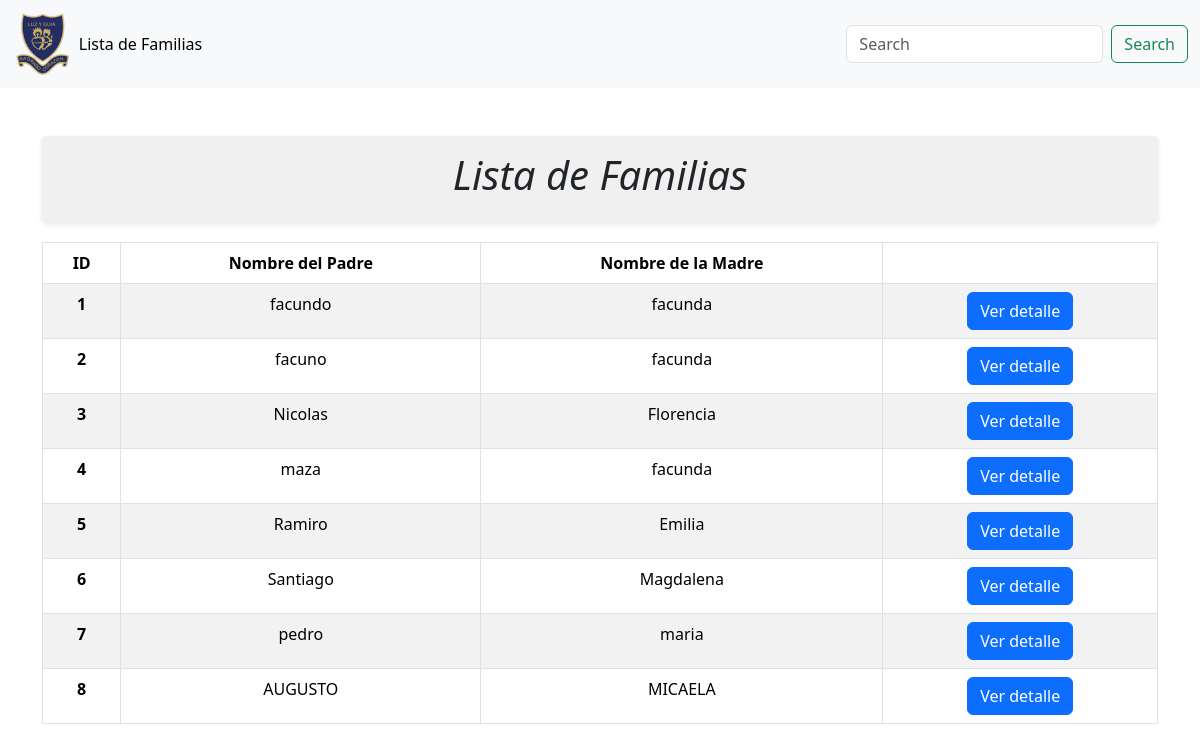
/familias/, run on the app's committed database.
### colegio/models.py (models this page shows, shortened)
class Familias(models.Model):
    id = models.AutoField(primary_key=True)
    nombre_papa = models.CharField(max_length=255)
    apellido_papa = models.CharField(max_length=255)
    dni_padre = models.CharField(max_length=255)
    domicilio_papa = models.CharField(max_length=255)
    domicilio_laboral_papa = models.CharField(max_length=255)
    telofono_fijo = models.IntegerField()
    celular_papa = models.CharField(max_length=255)
    ocupacion_papa = models.CharField(max_length=255)
    email_papa = models.CharField(max_length=255)
    nombre_mama = models.CharField(max_length=255)
    apellido_mama = models.CharField(max_length=255)
    dni_mama = models.CharField(max_length=255)
    domicilio_mama = models.CharField(max_length=255)
    domicilio_laboral_papa = models.CharField(max_length=255)
    celular_mama = models.CharField(max_length=255)
    telofono_fijo = models.IntegerField(default='00')
    ocupacion_mama = models.CharField(max_length=255)
    email_mama = models.CharField(max_length=255)
    fecha_creacion = models.DateTimeField(default=timezone.now)
    fecha_modificacion = models.DateTimeField(default=timezone.now)

### colegio/views.py (the view)
# urls.py: path('familias/', views.familias, name= "familias"), #MOSTRARFAMILIAS
def familias(request):
    familia = Familias.objects.all()
    return render(request, "familias.html", {'familia': familia})

### templates/familias.html (shortened to what this page needs)
{% load static %}
<!DOCTYPE html>
<html lang="en">
<head>
    <link href="https://cdn.jsdelivr.net/npm/bootstrap@5.3.3/dist/css/bootstrap.min.css" rel="stylesheet">
    <link rel="stylesheet" href="https://cdn.jsdelivr.net/npm/bootstrap-icons@1.11.3/font/bootstrap-icons.min.css">
</head>
<body>
    <header>
        <nav class="navbar navbar-expand-lg bg-body-tertiary">
            <div class="container-fluid">
              <img src="{% static 'img/escudo.png' %}" width="5%" alt="Logo">
              <div class="collapse navbar-collapse" id="navbarSupportedContent">
                <ul class="navbar-nav me-auto mb-2 mb-lg-0">
                  <li class="nav-item">
                    <a class="nav-link active" aria-current="page" href='{% url 'home'%}'>Lista de Familias</a>
                  </li>
                </ul>
                <form class="d-flex" role="search">
                  <input class="form-control me-2" type="search" placeholder="Search" aria-label="Search">
                  <button class="btn btn-outline-success" type="submit">Search</button>
                </form>
              </div>
            </div>
          </nav>
    </header>
    <div class="container mt-5">
        <div class="title-block">
            <h1 class="text-center">Lista de Familias</h1>
        </div>
        <div class="table-container">
            <table class="table table-striped table-bordered text-center" style="width: 100%;">
                <thead>
                    <tr>
                        <th scope="col">ID</th>
                        <th scope="col">Nombre del Padre</th>
                        <th scope="col">Nombre de la Madre</th>
                        <th scope="col"></th>
                    </tr>
                </thead>
                <tbody>
                    {% for fam in familia %}
                    <tr>
                        <th scope="row">{{ forloop.counter }}</th>
                        <td>{{ fam.nombre_papa }}</td>
                        <td>{{ fam.nombre_mama }}</td>
                        <td>
                            <a href="{% url 'detallefamilia' fam.id %}" class="btn btn-primary">Ver detalle</a>
                        </td>
                    </tr>
                    {% endfor %}
                </tbody>
            </table>
        </div>
    </div>
</body>
</html>

### templates/familias.html (style rules this page uses)
body { margin: 0; display: flex; flex-direction: column; height: 100vh; }
header { flex-shrink: 0; }
.container { flex: 1; display: flex; flex-direction: column; align-items: center; }
.title-block { background-color: #f0f0f0; padding: 15px; border-radius: 5px; box-shadow: 0 2px 5px rgba(0, 0, 0, 0.1); width: 100%; margin-bottom: 20px; }
.title-block h1 { font-style: italic; text-align: center; }
.table-container { width: 100%; }

### data on the page
Familias: nombre_papa "facundo", nombre_mama "facunda"
Familias: nombre_papa "facuno", nombre_mama "facunda"
Familias: nombre_papa "Nicolas", nombre_mama "Florencia"
Familias: nombre_papa "maza", nombre_mama "facunda"
Familias: nombre_papa "Ramiro", nombre_mama "Emilia"
Familias: nombre_papa "Santiago", nombre_mama "Magdalena"
Familias: nombre_papa "pedro", nombre_mama "maria"
Familias: nombre_papa "AUGUSTO", nombre_mama "MICAELA"
